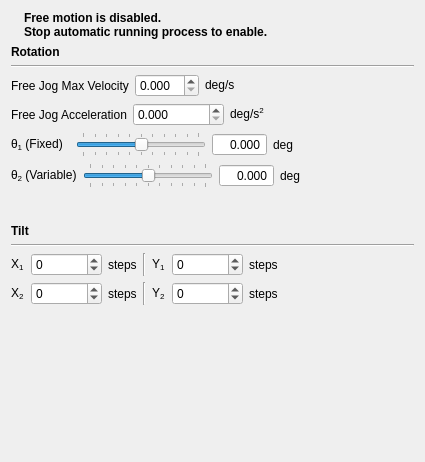
<?xml version="1.0" encoding="UTF-8"?>
<ui version="4.0">
 <class>FreejogWindow</class>
 <widget class="QWidget" name="FreejogWindow">
  <property name="geometry">
   <rect>
    <x>0</x>
    <y>0</y>
    <width>425</width>
    <height>462</height>
   </rect>
  </property>
  <property name="minimumSize">
   <size>
    <width>0</width>
    <height>0</height>
   </size>
  </property>
  <property name="maximumSize">
   <size>
    <width>10000</width>
    <height>16777215</height>
   </size>
  </property>
  <property name="windowTitle">
   <string>Free Jog Controls</string>
  </property>
  <property name="windowOpacity">
   <double>1.000000000000000</double>
  </property>
  <layout class="QVBoxLayout" name="verticalLayout">
   <item>
    <layout class="QHBoxLayout" name="horizontalLayout_4">
     <item>
      <widget class="QLabel" name="warning_sign">
       <property name="enabled">
        <bool>true</bool>
       </property>
       <property name="text">
        <string/>
       </property>
       <property name="pixmap">
        <pixmap resource="../../res/res.qrc">:/png/warning.png</pixmap>
       </property>
      </widget>
     </item>
     <item>
      <widget class="QLabel" name="warning_msg">
       <property name="enabled">
        <bool>true</bool>
       </property>
       <property name="font">
        <font>
         <weight>75</weight>
         <bold>true</bold>
        </font>
       </property>
       <property name="text">
        <string>Free motion is disabled.
Stop automatic running process to enable.</string>
       </property>
      </widget>
     </item>
     <item>
      <spacer name="horizontalSpacer_3">
       <property name="orientation">
        <enum>Qt::Horizontal</enum>
       </property>
       <property name="sizeHint" stdset="0">
        <size>
         <width>40</width>
         <height>20</height>
        </size>
       </property>
      </spacer>
     </item>
    </layout>
   </item>
   <item>
    <widget class="QLabel" name="label">
     <property name="font">
      <font>
       <weight>75</weight>
       <bold>true</bold>
      </font>
     </property>
     <property name="text">
      <string>Rotation</string>
     </property>
    </widget>
   </item>
   <item>
    <widget class="Line" name="line">
     <property name="orientation">
      <enum>Qt::Horizontal</enum>
     </property>
    </widget>
   </item>
   <item>
    <layout class="QHBoxLayout" name="horizontalLayout_7">
     <item>
      <widget class="QLabel" name="label_5">
       <property name="minimumSize">
        <size>
         <width>0</width>
         <height>0</height>
        </size>
       </property>
       <property name="text">
        <string>Free Jog Max Velocity</string>
       </property>
      </widget>
     </item>
     <item>
      <widget class="QDoubleSpinBox" name="doubleSpinBox_3">
       <property name="decimals">
        <number>3</number>
       </property>
       <property name="maximum">
        <double>45.000000000000000</double>
       </property>
      </widget>
     </item>
     <item>
      <widget class="QLabel" name="label_6">
       <property name="text">
        <string>&lt;html&gt;&lt;head/&gt;&lt;body&gt;&lt;p&gt;deg/s&lt;/p&gt;&lt;/body&gt;&lt;/html&gt;</string>
       </property>
      </widget>
     </item>
     <item>
      <spacer name="horizontalSpacer">
       <property name="orientation">
        <enum>Qt::Horizontal</enum>
       </property>
       <property name="sizeHint" stdset="0">
        <size>
         <width>40</width>
         <height>20</height>
        </size>
       </property>
      </spacer>
     </item>
    </layout>
   </item>
   <item>
    <layout class="QHBoxLayout" name="horizontalLayout_8">
     <item>
      <widget class="QLabel" name="label_11">
       <property name="minimumSize">
        <size>
         <width>105</width>
         <height>0</height>
        </size>
       </property>
       <property name="text">
        <string>Free Jog Acceleration</string>
       </property>
      </widget>
     </item>
     <item>
      <widget class="QDoubleSpinBox" name="doubleSpinBox_4">
       <property name="decimals">
        <number>3</number>
       </property>
       <property name="maximum">
        <double>1000000.000000000000000</double>
       </property>
      </widget>
     </item>
     <item>
      <widget class="QLabel" name="label_12">
       <property name="text">
        <string>&lt;html&gt;&lt;head/&gt;&lt;body&gt;&lt;p&gt;deg/s&lt;span style=&quot; vertical-align:super;&quot;&gt;2&lt;/span&gt;&lt;/p&gt;&lt;/body&gt;&lt;/html&gt;</string>
       </property>
      </widget>
     </item>
     <item>
      <spacer name="horizontalSpacer_2">
       <property name="orientation">
        <enum>Qt::Horizontal</enum>
       </property>
       <property name="sizeHint" stdset="0">
        <size>
         <width>40</width>
         <height>20</height>
        </size>
       </property>
      </spacer>
     </item>
    </layout>
   </item>
   <item>
    <layout class="QHBoxLayout" name="horizontalLayout_2">
     <item>
      <widget class="QLabel" name="t1_label">
       <property name="sizePolicy">
        <sizepolicy hsizetype="Preferred" vsizetype="Preferred">
         <horstretch>0</horstretch>
         <verstretch>0</verstretch>
        </sizepolicy>
       </property>
       <property name="minimumSize">
        <size>
         <width>59</width>
         <height>0</height>
        </size>
       </property>
       <property name="text">
        <string>&lt;html&gt;&lt;head/&gt;&lt;body&gt;&lt;p&gt;θ&lt;span style=&quot; vertical-align:sub;&quot;&gt;1&lt;/span&gt; (Fixed)&lt;/p&gt;&lt;/body&gt;&lt;/html&gt;</string>
       </property>
      </widget>
     </item>
     <item>
      <widget class="QSlider" name="t1_slider">
       <property name="sizePolicy">
        <sizepolicy hsizetype="Fixed" vsizetype="Fixed">
         <horstretch>0</horstretch>
         <verstretch>0</verstretch>
        </sizepolicy>
       </property>
       <property name="minimumSize">
        <size>
         <width>130</width>
         <height>0</height>
        </size>
       </property>
       <property name="minimum">
        <number>-5</number>
       </property>
       <property name="maximum">
        <number>5</number>
       </property>
       <property name="singleStep">
        <number>0</number>
       </property>
       <property name="pageStep">
        <number>0</number>
       </property>
       <property name="value">
        <number>0</number>
       </property>
       <property name="orientation">
        <enum>Qt::Horizontal</enum>
       </property>
       <property name="invertedAppearance">
        <bool>false</bool>
       </property>
       <property name="invertedControls">
        <bool>false</bool>
       </property>
       <property name="tickPosition">
        <enum>QSlider::TicksBothSides</enum>
       </property>
      </widget>
     </item>
     <item>
      <widget class="QDoubleSpinBox" name="doubleSpinBox">
       <property name="alignment">
        <set>Qt::AlignRight|Qt::AlignTrailing|Qt::AlignVCenter</set>
       </property>
       <property name="buttonSymbols">
        <enum>QAbstractSpinBox::NoButtons</enum>
       </property>
       <property name="decimals">
        <number>3</number>
       </property>
       <property name="maximum">
        <double>360.000000000000000</double>
       </property>
       <property name="singleStep">
        <double>0.000000000000000</double>
       </property>
       <property name="value">
        <double>0.000000000000000</double>
       </property>
      </widget>
     </item>
     <item>
      <widget class="QLabel" name="label_3">
       <property name="text">
        <string>deg</string>
       </property>
      </widget>
     </item>
     <item>
      <spacer name="horizontalSpacer_4">
       <property name="orientation">
        <enum>Qt::Horizontal</enum>
       </property>
       <property name="sizeHint" stdset="0">
        <size>
         <width>40</width>
         <height>20</height>
        </size>
       </property>
      </spacer>
     </item>
    </layout>
   </item>
   <item>
    <layout class="QHBoxLayout" name="horizontalLayout_3">
     <item>
      <widget class="QLabel" name="t2_label">
       <property name="text">
        <string>&lt;html&gt;&lt;head/&gt;&lt;body&gt;&lt;p&gt;θ&lt;span style=&quot; vertical-align:sub;&quot;&gt;2&lt;/span&gt; (Variable)&lt;/p&gt;&lt;/body&gt;&lt;/html&gt;</string>
       </property>
      </widget>
     </item>
     <item>
      <widget class="QSlider" name="t2_slider">
       <property name="sizePolicy">
        <sizepolicy hsizetype="Fixed" vsizetype="Fixed">
         <horstretch>0</horstretch>
         <verstretch>0</verstretch>
        </sizepolicy>
       </property>
       <property name="minimumSize">
        <size>
         <width>130</width>
         <height>0</height>
        </size>
       </property>
       <property name="minimum">
        <number>-5</number>
       </property>
       <property name="maximum">
        <number>5</number>
       </property>
       <property name="singleStep">
        <number>0</number>
       </property>
       <property name="pageStep">
        <number>0</number>
       </property>
       <property name="value">
        <number>0</number>
       </property>
       <property name="orientation">
        <enum>Qt::Horizontal</enum>
       </property>
       <property name="tickPosition">
        <enum>QSlider::TicksBothSides</enum>
       </property>
      </widget>
     </item>
     <item>
      <widget class="QDoubleSpinBox" name="doubleSpinBox_2">
       <property name="alignment">
        <set>Qt::AlignRight|Qt::AlignTrailing|Qt::AlignVCenter</set>
       </property>
       <property name="readOnly">
        <bool>false</bool>
       </property>
       <property name="buttonSymbols">
        <enum>QAbstractSpinBox::NoButtons</enum>
       </property>
       <property name="decimals">
        <number>3</number>
       </property>
       <property name="maximum">
        <double>360.000000000000000</double>
       </property>
       <property name="singleStep">
        <double>0.000000000000000</double>
       </property>
      </widget>
     </item>
     <item>
      <widget class="QLabel" name="label_4">
       <property name="text">
        <string>deg</string>
       </property>
      </widget>
     </item>
     <item>
      <spacer name="horizontalSpacer_5">
       <property name="orientation">
        <enum>Qt::Horizontal</enum>
       </property>
       <property name="sizeHint" stdset="0">
        <size>
         <width>40</width>
         <height>20</height>
        </size>
       </property>
      </spacer>
     </item>
    </layout>
   </item>
   <item>
    <spacer name="verticalSpacer_2">
     <property name="orientation">
      <enum>Qt::Vertical</enum>
     </property>
     <property name="sizeType">
      <enum>QSizePolicy::Fixed</enum>
     </property>
     <property name="sizeHint" stdset="0">
      <size>
       <width>20</width>
       <height>30</height>
      </size>
     </property>
    </spacer>
   </item>
   <item>
    <widget class="QLabel" name="label_2">
     <property name="font">
      <font>
       <weight>75</weight>
       <bold>true</bold>
      </font>
     </property>
     <property name="text">
      <string>Tilt</string>
     </property>
    </widget>
   </item>
   <item>
    <widget class="Line" name="line_2">
     <property name="orientation">
      <enum>Qt::Horizontal</enum>
     </property>
    </widget>
   </item>
   <item>
    <layout class="QHBoxLayout" name="horizontalLayout_5">
     <item>
      <widget class="QLabel" name="t1_label_2">
       <property name="sizePolicy">
        <sizepolicy hsizetype="Minimum" vsizetype="Preferred">
         <horstretch>0</horstretch>
         <verstretch>0</verstretch>
        </sizepolicy>
       </property>
       <property name="text">
        <string>&lt;html&gt;&lt;head/&gt;&lt;body&gt;&lt;p&gt;X&lt;span style=&quot; vertical-align:sub;&quot;&gt;1&lt;/span&gt;&lt;/p&gt;&lt;/body&gt;&lt;/html&gt;</string>
       </property>
      </widget>
     </item>
     <item>
      <widget class="QSpinBox" name="spinBox">
       <property name="accelerated">
        <bool>false</bool>
       </property>
       <property name="minimum">
        <number>-100000</number>
       </property>
       <property name="maximum">
        <number>100000</number>
       </property>
      </widget>
     </item>
     <item>
      <widget class="QLabel" name="label_7">
       <property name="text">
        <string>steps</string>
       </property>
      </widget>
     </item>
     <item>
      <widget class="Line" name="line_3">
       <property name="orientation">
        <enum>Qt::Vertical</enum>
       </property>
      </widget>
     </item>
     <item>
      <widget class="QLabel" name="t1_label_3">
       <property name="sizePolicy">
        <sizepolicy hsizetype="Minimum" vsizetype="Preferred">
         <horstretch>0</horstretch>
         <verstretch>0</verstretch>
        </sizepolicy>
       </property>
       <property name="text">
        <string>&lt;html&gt;&lt;head/&gt;&lt;body&gt;&lt;p&gt;Y&lt;span style=&quot; vertical-align:sub;&quot;&gt;1&lt;/span&gt;&lt;/p&gt;&lt;/body&gt;&lt;/html&gt;</string>
       </property>
      </widget>
     </item>
     <item>
      <widget class="QSpinBox" name="spinBox_2">
       <property name="accelerated">
        <bool>false</bool>
       </property>
       <property name="minimum">
        <number>-100000</number>
       </property>
       <property name="maximum">
        <number>100000</number>
       </property>
      </widget>
     </item>
     <item>
      <widget class="QLabel" name="label_8">
       <property name="text">
        <string>steps</string>
       </property>
      </widget>
     </item>
     <item>
      <spacer name="horizontalSpacer_6">
       <property name="orientation">
        <enum>Qt::Horizontal</enum>
       </property>
       <property name="sizeHint" stdset="0">
        <size>
         <width>40</width>
         <height>20</height>
        </size>
       </property>
      </spacer>
     </item>
    </layout>
   </item>
   <item>
    <layout class="QHBoxLayout" name="horizontalLayout_6">
     <item>
      <widget class="QLabel" name="t1_label_4">
       <property name="sizePolicy">
        <sizepolicy hsizetype="Minimum" vsizetype="Preferred">
         <horstretch>0</horstretch>
         <verstretch>0</verstretch>
        </sizepolicy>
       </property>
       <property name="text">
        <string>&lt;html&gt;&lt;head/&gt;&lt;body&gt;&lt;p&gt;X&lt;span style=&quot; vertical-align:sub;&quot;&gt;2&lt;/span&gt;&lt;/p&gt;&lt;/body&gt;&lt;/html&gt;</string>
       </property>
      </widget>
     </item>
     <item>
      <widget class="QSpinBox" name="spinBox_3">
       <property name="accelerated">
        <bool>false</bool>
       </property>
       <property name="minimum">
        <number>-100000</number>
       </property>
       <property name="maximum">
        <number>100000</number>
       </property>
      </widget>
     </item>
     <item>
      <widget class="QLabel" name="label_9">
       <property name="text">
        <string>steps</string>
       </property>
      </widget>
     </item>
     <item>
      <widget class="Line" name="line_4">
       <property name="orientation">
        <enum>Qt::Vertical</enum>
       </property>
      </widget>
     </item>
     <item>
      <widget class="QLabel" name="t1_label_5">
       <property name="sizePolicy">
        <sizepolicy hsizetype="Minimum" vsizetype="Preferred">
         <horstretch>0</horstretch>
         <verstretch>0</verstretch>
        </sizepolicy>
       </property>
       <property name="text">
        <string>&lt;html&gt;&lt;head/&gt;&lt;body&gt;&lt;p&gt;Y&lt;span style=&quot; vertical-align:sub;&quot;&gt;2&lt;/span&gt;&lt;/p&gt;&lt;/body&gt;&lt;/html&gt;</string>
       </property>
      </widget>
     </item>
     <item>
      <widget class="QSpinBox" name="spinBox_4">
       <property name="accelerated">
        <bool>false</bool>
       </property>
       <property name="minimum">
        <number>-100000</number>
       </property>
       <property name="maximum">
        <number>100000</number>
       </property>
      </widget>
     </item>
     <item>
      <widget class="QLabel" name="label_10">
       <property name="text">
        <string>steps</string>
       </property>
      </widget>
     </item>
     <item>
      <spacer name="horizontalSpacer_8">
       <property name="orientation">
        <enum>Qt::Horizontal</enum>
       </property>
       <property name="sizeHint" stdset="0">
        <size>
         <width>40</width>
         <height>20</height>
        </size>
       </property>
      </spacer>
     </item>
    </layout>
   </item>
   <item>
    <spacer name="verticalSpacer">
     <property name="orientation">
      <enum>Qt::Vertical</enum>
     </property>
     <property name="sizeHint" stdset="0">
      <size>
       <width>20</width>
       <height>40</height>
      </size>
     </property>
    </spacer>
   </item>
  </layout>
 </widget>
 <resources>
  <include location="../../res/res.qrc"/>
 </resources>
 <connections/>
</ui>
